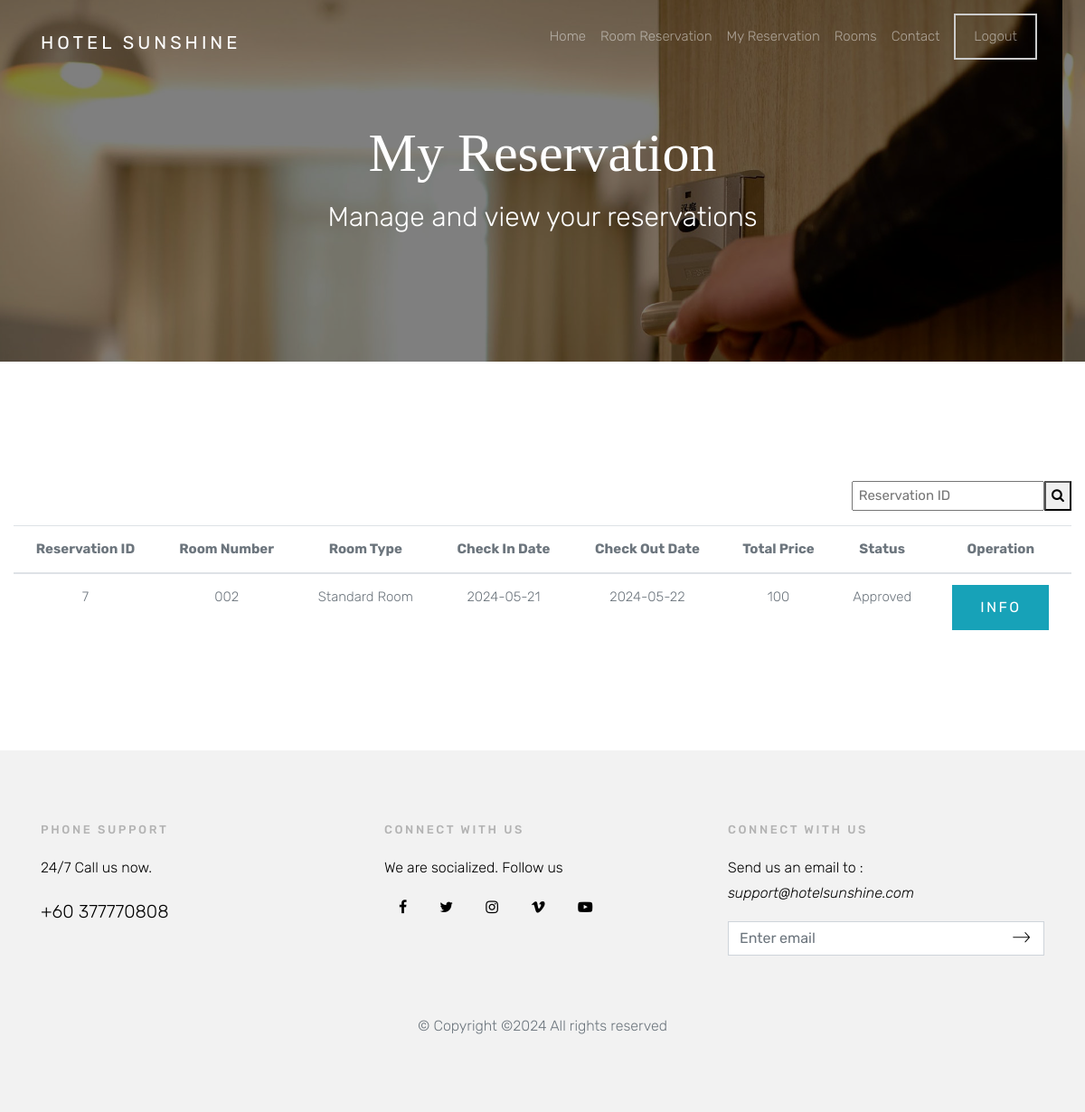
The app's page /customermanage.php (signed in), older data.
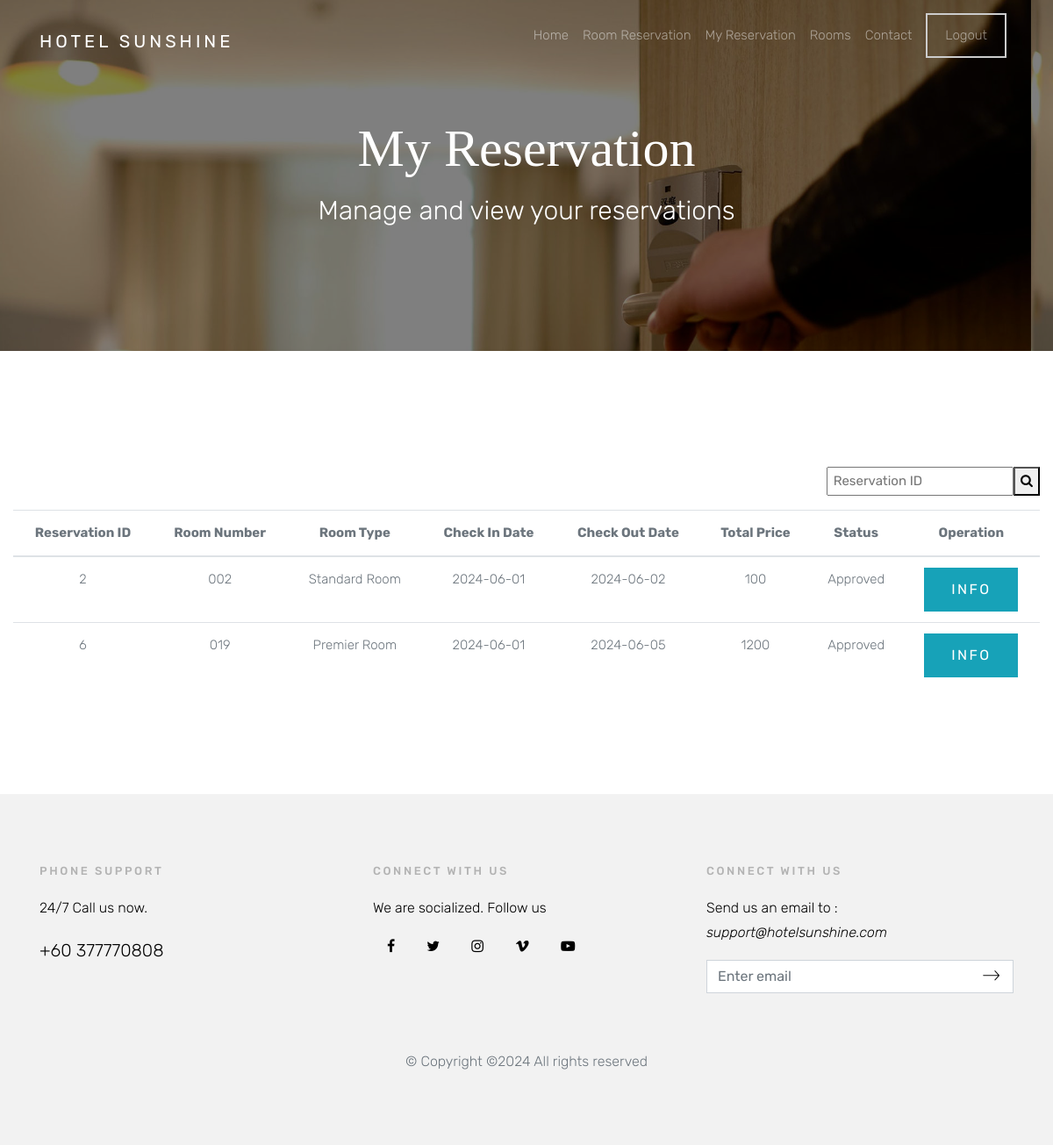
The same page, newer data.
### tables this page shows
CREATE TABLE `o_book` (
  `x_bookid` int(10) NOT NULL,
  `x_room` varchar(10) NOT NULL,
  `x_user` varchar(30) NOT NULL,
  `x_datein` date NOT NULL,
  `x_dateout` date NOT NULL,
  `x_guestnum` int(2) NOT NULL,
  `x_totalfee` float NOT NULL,
  `x_status` int(5) NOT NULL,
  `x_cancelreason` varchar(500) NOT NULL,
  `payment_status` varchar(1) DEFAULT NULL,
  `x_emailaddr` varchar(50) NOT NULL,
  `x_telnum` varchar(15) NOT NULL,
  `x_comment` varchar(2000) NOT NULL,
  `x_createddate` datetime DEFAULT NULL
);

CREATE TABLE `o_room` (
  `x_roomid` varchar(10) NOT NULL,
  `x_roomtype` varchar(15) NOT NULL,
  `x_price` float NOT NULL,
  `x_guestnum` int(2) NOT NULL,
  `x_bedsize` varchar(25) NOT NULL,
  `x_avail_flag` char(1) DEFAULT 'Y'
);

CREATE TABLE `o_status` (
  `x_id` int(5) NOT NULL,
  `x_name` varchar(20) NOT NULL
);

### customermanage.php (the view, shortened to what this page needs)
<?php
include ('dbconnect.php');
$fid = $_SESSION['xuserid'];
$sql = "SELECT * FROM o_book
        LEFT JOIN o_room ON o_book.x_room = o_room.x_roomid
        LEFT JOIN o_status ON o_book.x_status = o_status.x_id
        WHERE x_user = ?";
$stmt = mysqli_prepare($con, $sql);
mysqli_stmt_bind_param($stmt, "s", $fid);
mysqli_stmt_execute($stmt);
$result = mysqli_stmt_get_result($stmt);
?>
<!doctype html>
<html lang="en">
  <head>
    <link rel="stylesheet" href="css/bootstrap.css">
    <link rel="stylesheet" href="css/animate.css">
    <link rel="stylesheet" href="css/owl.carousel.min.css">
    <link rel="stylesheet" href="fonts/ionicons/css/ionicons.min.css">
    <link rel="stylesheet" href="fonts/fontawesome/css/font-awesome.min.css">
    <link rel="stylesheet" href="css/magnific-popup.css">
    <link rel="stylesheet" href="https://cdnjs.cloudflare.com/ajax/libs/bootstrap-datepicker/1.8.0/css/bootstrap-datepicker.min.css">
    <link rel="stylesheet" href="css/style.css">
  </head>
  <body>
    <header role="banner">
      <nav class="navbar navbar-expand-md navbar-dark bg-light">
        <div class="container">
          <a class="navbar-brand" href="home.php">Hotel Sunshine</a>
          <div class="collapse navbar-collapse navbar-light" id="navbarsExample05">
            <ul class="navbar-nav ml-auto pl-lg-5 pl-0">
              <li class="nav-item">
                <a class="nav-link" href="home.php">Home</a>
              </li>
             <li class="nav-item">
                <a class="nav-link " href="customer.php">Room Reservation</a>
              </li>
              <li class="nav-item">
                <a class="nav-link" href="customermanage.php">My Reservation</a>
              </li>
              <li class="nav-item">
                <a class="nav-link" href="home.php#featuredrooms">Rooms</a>
              </li>
              <li class="nav-item">
                <a class="nav-link" href="mailto:support@hotelsunshine.com">Contact</a>
              </li>
               <li class="nav-item cta">
                <a class="nav-link" href="logout.php"><span>Logout</span></a>
              </li>
            </ul>
          </div>
        </div>
      </nav>
    </header>
    <section class="site-hero site-hero-innerpage overlay" data-stellar-background-ratio="0.5" style="background-image: url(images/big_image_1.jpg);">
      <div class="container">
        <div class="row align-items-center site-hero-inner justify-content-center">
          <div class="col-md-12 text-center">
            <div class="mb-5 pt-5 element-animate">
              <h1 style= "color:white" >My Reservation</h1>
              <p>Manage and view your reservations</p>
            </div>
          </div>
        </div>
      </div>
    </section>
<link rel="stylesheet" type="text/css" href="https://cdn.datatables.net/1.11.5/css/jquery.dataTables.css">
    <section class="site-section">
      <div class="container-fluid">
        <div class="row">
          <div class="col-md-12 text-right">
            <table class="table table-hover">
                <thead>
                  <tr>
                      <form method="POST" name="search" action="searchresult.php"><br>
                      <input type="text" placeholder=" Reservation ID" name="search">
                      <button type="submit" value="search"><i class="fa fa-search"></i></button>
                      </form>
                  </tr>
                </thead>
            </table>
          </div>
          <div class="col-md-12 text-center">
          <table class="table table-hover">
            <thead>
              <tr>
                <th>Reservation ID</th>
                <th>Room Number</th>
                <th>Room Type</th>
                <th>Check In Date</th>
                <th>Check Out Date</th>
                <th>Total Price</th>
                <th>Status</th>
                <th>Operation</th>
              </tr>
            </thead>
            <tbody>
              <?php
                while($row=mysqli_fetch_array($result))
                {
                  echo"<tr>";
                  echo "<td>".$row['x_bookid']."</td>";
                  echo "<td>".$row['x_roomid']."</td>";
                  echo "<td>".$row['x_roomtype']."</td>";
                  echo "<td>".$row['x_datein']."</td>";
                  echo "<td>".$row['x_dateout']."</td>";
                  echo "<td>".$row['x_totalfee']."</td>";
                  echo "<td>".$row['x_name']."</td>";
                  echo "<td>";
                  if($row['x_status'] == 0){
                    echo "<a href='customercancel.php?id=".$row['x_bookid']. "' onClick='return delConfirmation(event, this.href);' class ='btn btn-secondary'>Cancel</a>&nbsp;";
                    echo "<a href='customermodify.php?id=" . $row['x_bookid'] . "' class ='btn btn-primary'>Modify</a>&nbsp";
                  }
                  else if($row["x_status"] == 1){
                    echo "<button class='btn btn-info' onclick='showReasonApprove(".htmlspecialchars(json_encode($row['x_approvalreason']), ENT_QUOTES, 'UTF-8').")'>Info</button>";
                  }
                  echo "</td>";
                  echo "</tr>";
                }
              ?>
            </tbody>
          </table>
        </div>
      </div>
    </section>
<?php include 'footer.php' ?>

### footer.php (shortened to what this page needs)
    <footer class="site-footer">
      <div class="container">
        <div class="row mb-5">
          <div class="col-md-4">
            <h3>Phone Support</h3>
            <p>24/7 Call us now.</p>
            <p class="lead"><a href="tel://">+60 377770808</a></p>
          </div>
          <div class="col-md-4">
            <h3>Connect With Us</h3>
            <p>We are socialized. Follow us</p>
            <p>
              <a href="http://www.facebook.com" target="_blank" class="pl-0 p-3"><span class="fa fa-facebook"></span></a>
              <a href="http://www.twitter.com" target="_blank" class="p-3"><span class="fa fa-twitter"></span></a>
              <a href="http://www.instagram.com" target="_blank" class="p-3"><span class="fa fa-instagram"></span></a>
              <a href="http://www.vimeo.com" target="_blank" class="p-3"><span class="fa fa-vimeo"></span></a>
              <a href="http://www.youtube.com" target="_blank" class="p-3"><span class="fa fa-youtube-play"></span></a>
            </p>
          </div>
          <div class="col-md-4">
            <h3>Connect With Us</h3>
            <p>Send us an email to : <a href="mailto:support@hotelsunshine.com"><i>support@hotelsunshine.com</i></a> </p>
            <form action="#" class="subscribe">
              <div class="form-group">
                <button type="submit"><span class="ion-ios-arrow-thin-right"></span></button>
                <input type="email" class="form-control" placeholder="Enter email">
              </div>
            </form>
          </div>
        </div>
        <div class="row justify-content-center">
          <div class="col-md-7 text-center">
            &copy; Copyright &copy;<script>document.write(new Date().getFullYear());</script> All rights reserved
          </div>
        </div>
      </div>
    </footer>
  </body>
</html>

### css/style.css (style rules this page uses)
body { background: #fff; font-family: "Rubik", arial, sans-serif; font-weight: 300; font-size: 15px; line-height: 1.8; color: #6c757d; }
a { -webkit-transition: .3s all ease; -o-transition: .3s all ease; transition: .3s all ease; text-decoration: none; }
h1, h2, h3, h4, h5 { color: #000; font-family: "Playfair Display", times, serif; }
header { position: absolute; top: 0; left: 0; width: 100%; z-index: 5; }
header .navbar-brand { text-transform: uppercase; letter-spacing: .2em; font-weight: 400; color: #fff !important; }
header .navbar { padding-top: 0; padding-bottom: 0; background: transparent !important; }
header .navbar .nav-link { padding: 1.7rem 1rem; outline: none !important; }
header .navbar .cta { float: right; }
header .navbar .cta > a { margin-top: -12px; position: relative; }
header .navbar .cta > a span { display: inline-block; padding: 10px 20px; border: 2px solid #ccc; }
.site-hero { background-size: cover; background-position: center center; min-height: 750px; height: 100vh; }
.site-hero > .container { position: relative; z-index: 2; }
.site-hero.overlay { position: relative; }
.site-hero.overlay:before { content: ""; background: rgba(0, 0, 0, 0.5); width: 100%; z-index: 1; position: absolute; top: 0; left: 0; right: 0; bottom: 0; }
.site-hero.overlay h1, .site-hero.overlay p { color: #fff; }
.site-hero.overlay h1 { font-size: 60px; }
.site-hero.overlay p { font-size: 30px; }
.site-hero .site-hero-inner { min-height: 750px; height: 100vh; }
.site-hero-innerpage, .site-hero-innerpage .site-hero-inner { min-height: 200px; height: 50vh; }
.site-section { padding: 7em 0; }
.btn, .form-control { outline: none; -webkit-box-shadow: none !important; box-shadow: none !important; border-radius: 0; }
.form-control { -webkit-box-shadow: none !important; box-shadow: none !important; }
.btn { -webkit-transition: .3s all ease; -o-transition: .3s all ease; transition: .3s all ease; padding: 12px 30px; text-transform: uppercase; letter-spacing: .15em; }
.site-footer { padding: 5em 0; background: #f2f2f2; font-size: 16px; }
.site-footer h3 { margin-bottom: 20px; font-family: "Rubik", arial, sans-serif; font-size: 13px; letter-spacing: .2em; color: #b3b3b3; text-transform: uppercase; }
.site-footer p { color: #000; }
.site-footer p:last-child { margin-bottom: 0; }
.site-footer a { color: #000; }
.subscribe .form-group { position: relative; }
.subscribe input[type="email"] { padding-right: 40px; }
.subscribe button { border: none; background: none; cursor: pointer; right: 10px; top: 50%; -webkit-transform: translateY(-50%); -ms-transform: translateY(-50%); transform: translateY(-50%); position: absolute; }
.subscribe button span { font-size: 30px; }
.element-animate { opacity: 0; visibility: hidden; }

Row changes from the older to the newer data that the page shows:
removed o_book: x_bookid "7", x_room.x_roomid "002", x_room.x_roomtype "Standard Room", x_datein "2024-05-21", x_dateout "2024-05-22", x_totalfee "100", x_status.x_name "Approved"
added o_book: x_bookid "2", x_room.x_roomid "002", x_room.x_roomtype "Standard Room", x_datein "2024-06-01", x_dateout "2024-06-02", x_totalfee "100", x_status.x_name "Approved"
now on this page (row edited): o_book: x_bookid "6", x_room.x_roomid "019", x_room.x_roomtype "Premier Room", x_datein "2024-06-01", x_dateout "2024-06-05", x_totalfee "1200", x_status.x_name "Approved"
